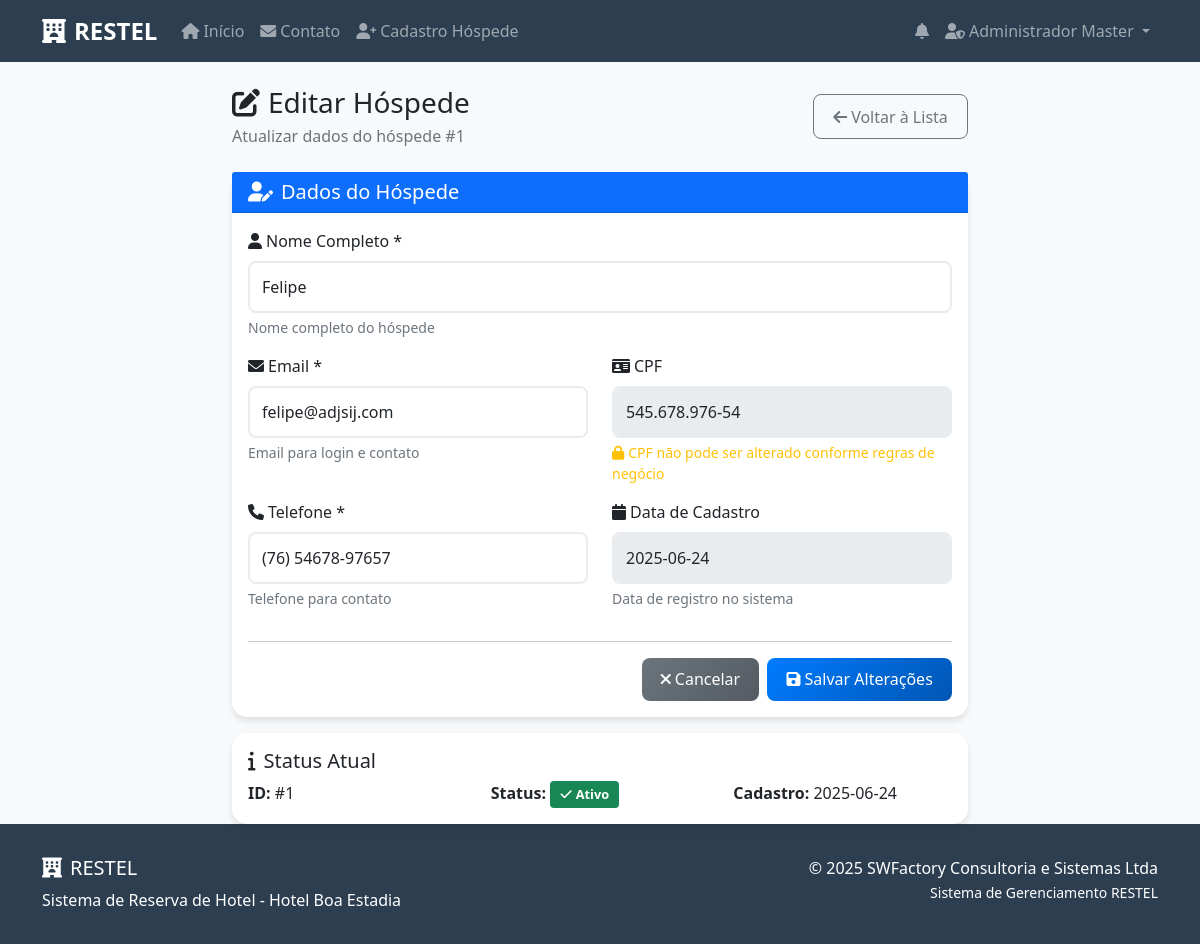
Page /admin/hospede/1/editar (signed in) on the committed database.
### tables this page shows
CREATE TABLE hospedes (
            id INTEGER PRIMARY KEY AUTOINCREMENT,
            nome_completo TEXT NOT NULL,
            email TEXT UNIQUE NOT NULL,
            cpf TEXT UNIQUE NOT NULL,
            telefone TEXT NOT NULL,
            senha TEXT NOT NULL,
            ativo BOOLEAN DEFAULT 1,
            data_cadastro TIMESTAMP DEFAULT CURRENT_TIMESTAMP
        );

### src/restel/app.py (the view)
@app.route('/admin/hospede/<int:hospede_id>/editar')
def editar_hospede(hospede_id):
    if 'admin_id' not in session:
        flash('Acesso negado! Faça login como administrador.', 'error')
        return redirect(url_for('login_admin'))
    conn = get_db_connection()
    hospede = conn.execute('SELECT * FROM hospedes WHERE id = ?', (hospede_id,)).fetchone()
    conn.close()
    if not hospede:
        flash('Hóspede não encontrado!', 'error')
        return redirect(url_for('gerenciar_hospedes'))
    return render_template('admin_hospede_editar.html', hospede=hospede)

### src/restel/app.py (called while the page is built)
def get_db_connection():
    from flask import current_app
    db_path = current_app.config.get('DATABASE', DATABASE)
    conn = sqlite3.connect(db_path)
    conn.row_factory = sqlite3.Row
    return conn

@app.context_processor
def inject_notifications():
    if 'hospede_id' in session:
        user_id = session['hospede_id']
        user_type = 'hospede'
    elif 'admin_id' in session:
        user_id = session['admin_id']
        user_type = 'admin'
    else:
        return {}
    conn = get_db_connection()
    unread_count = conn.execute(
        'SELECT COUNT(*) FROM notificacoes WHERE usuario_id = ? AND usuario_tipo = ? AND lida = 0',
        (user_id, user_type)
    ).fetchone()[0]
    recent_notifications = conn.execute(
        'SELECT * FROM notificacoes WHERE usuario_id = ? AND usuario_tipo = ? ORDER BY data_criacao DESC LIMIT 5',
        (user_id, user_type)
    ).fetchall()
    conn.close()
    return dict(unread_count=unread_count, recent_notifications=recent_notifications)

### src/restel/templates/admin_hospede_editar.html (shortened to what this page needs)
{% extends "base.html" %}
{% block content %}
<div class="container mt-4">
    <div class="row justify-content-center">
        <div class="col-lg-8">
            <div class="d-flex justify-content-between align-items-center mb-4">
                <div>
                    <h1 class="h3 mb-1">
                        <i class="fas fa-edit me-2"></i>Editar Hóspede
                    </h1>
                    <p class="text-muted mb-0">Atualizar dados do hóspede #{{ hospede.id }}</p>
                </div>
                <a href="{{ url_for('gerenciar_hospedes') }}" class="btn btn-outline-secondary">
                    <i class="fas fa-arrow-left me-1"></i>Voltar à Lista
                </a>
            </div>
            <div class="card">
                <div class="card-header bg-primary text-white">
                    <h2 class="h5 mb-0">
                        <i class="fas fa-user-edit me-2"></i>Dados do Hóspede
                    </h2>
                </div>
                <div class="card-body">
                    <form method="POST" action="{{ url_for('processar_edicao_hospede', hospede_id=hospede.id) }}">
                        <div class="row">
                            <div class="col-md-12 mb-3">
                                <label for="nome_completo" class="form-label">
                                    <i class="fas fa-user me-1"></i>Nome Completo *
                                </label>
                                <input type="text" class="form-control" id="nome_completo" name="nome_completo"
                                       value="{{ hospede.nome_completo }}" required maxlength="100">
                                <div class="form-text">Nome completo do hóspede</div>
                            </div>
                        </div>
                        <div class="row">
                            <div class="col-md-6 mb-3">
                                <label for="email" class="form-label">
                                    <i class="fas fa-envelope me-1"></i>Email *
                                </label>
                                <input type="email" class="form-control" id="email" name="email"
                                       value="{{ hospede.email }}" required maxlength="100">
                                <div class="form-text">Email para login e contato</div>
                            </div>
                            <div class="col-md-6 mb-3">
                                <label for="cpf" class="form-label">
                                    <i class="fas fa-id-card me-1"></i>CPF
                                </label>
                                <input type="text" class="form-control" id="cpf" name="cpf"
                                       value="{{ hospede.cpf[:3] }}.{{ hospede.cpf[3:6] }}.{{ hospede.cpf[6:9] }}-{{ hospede.cpf[9:] }}"
                                       readonly disabled>
                                <div class="form-text text-warning">
                                    <i class="fas fa-lock me-1"></i>CPF não pode ser alterado conforme regras de negócio
                                </div>
                            </div>
                        </div>
                        <div class="row">
                            <div class="col-md-6 mb-3">
                                <label for="telefone" class="form-label">
                                    <i class="fas fa-phone me-1"></i>Telefone *
                                </label>
                                <input type="tel" class="form-control" id="telefone" name="telefone"
                                       value="{{ hospede.telefone }}" required maxlength="20">
                                <div class="form-text">Telefone para contato</div>
                            </div>
                            <div class="col-md-6 mb-3">
                                <label class="form-label">
                                    <i class="fas fa-calendar me-1"></i>Data de Cadastro
                                </label>
                                <input type="text" class="form-control"
                                       value="{{ hospede.data_cadastro.split(' ')[0] if hospede.data_cadastro else 'N/A' }}"
                                       readonly disabled>
                                <div class="form-text">Data de registro no sistema</div>
                            </div>
                        </div>
                        <hr>
                        <div class="row">
                            <div class="col-12">
                                <div class="d-flex gap-2 justify-content-end">
                                    <a href="{{ url_for('gerenciar_hospedes') }}" class="btn btn-secondary">
                                        <i class="fas fa-times me-1"></i>Cancelar
                                    </a>
                                    <button type="submit" class="btn btn-primary">
                                        <i class="fas fa-save me-1"></i>Salvar Alterações
                                    </button>
                                </div>
                            </div>
                        </div>
                    </form>
                </div>
            </div>
            <div class="card mt-3">
                <div class="card-body">
                    <h5 class="card-title">
                        <i class="fas fa-info me-2"></i>Status Atual
                    </h5>
                    <div class="row">
                        <div class="col-md-4">
                            <strong>ID:</strong> #{{ hospede.id }}
                        </div>
                        <div class="col-md-4">
                            <strong>Status:</strong>
                            {% if hospede.ativo %}
                                <span class="badge bg-success">
                                    <i class="fas fa-check me-1"></i>Ativo
                                </span>
                            {% else %}
                                <span class="badge bg-danger">
                                    <i class="fas fa-times me-1"></i>Inativo
                                </span>
                            {% endif %}
                        </div>
                        <div class="col-md-4">
                            <strong>Cadastro:</strong> {{ hospede.data_cadastro.split(' ')[0] if hospede.data_cadastro else 'N/A' }}
                        </div>
                    </div>
                </div>
            </div>
        </div>
    </div>
</div>
{% endblock %}

### static/css/admin_painel.css (style rules this page uses)
.card { transition: all 0.3s ease; border: none; box-shadow: 0 2px 10px rgba(0, 0, 0, 0.1); }
.card .btn { transition: all 0.3s ease; }
.text-warning { color: #ffc107 !important; }
.btn-primary { background: linear-gradient(135deg, #007bff 0%, #0056b3 100%); border: none; }
.btn-secondary { background: linear-gradient(135deg, #6c757d 0%, #545b62 100%); border: none; }
.card { animation: fadeInUp 0.6s ease-out; }
.badge { font-size: 0.8rem; padding: 0.5em 0.8em; }

### src/restel/templates/base.html (style rules this page uses)
:root { --primary-color: #2c3e50; --secondary-color: #3498db; --success-color: #27ae60; --danger-color: #e74c3c; --warning-color: #f39c12; --light-bg: #f8f9fa; }
body { font-family: 'Segoe UI', Tahoma, Geneva, Verdana, sans-serif; background-color: var(--light-bg); }
.card { border: none; border-radius: 15px; box-shadow: 0 4px 6px rgba(0, 0, 0, 0.1); transition: transform 0.2s; }
.btn { border-radius: 8px; padding: 0.6rem 1.2rem; font-weight: 500; }
.btn-primary { background-color: var(--primary-color); border-color: var(--primary-color); }
.form-control { border-radius: 8px; border: 2px solid #e9ecef; padding: 0.75rem; }

### rows in the picture
hospedes: id "1", nome_completo "Felipe", email "felipe@adjsij.com", cpf "545.678.976-54", telefone "(76) 54678-97657", data_cadastro "2025-06-24"

### other values in the picture
{{ session.admin_nome }} "Administrador Master"
